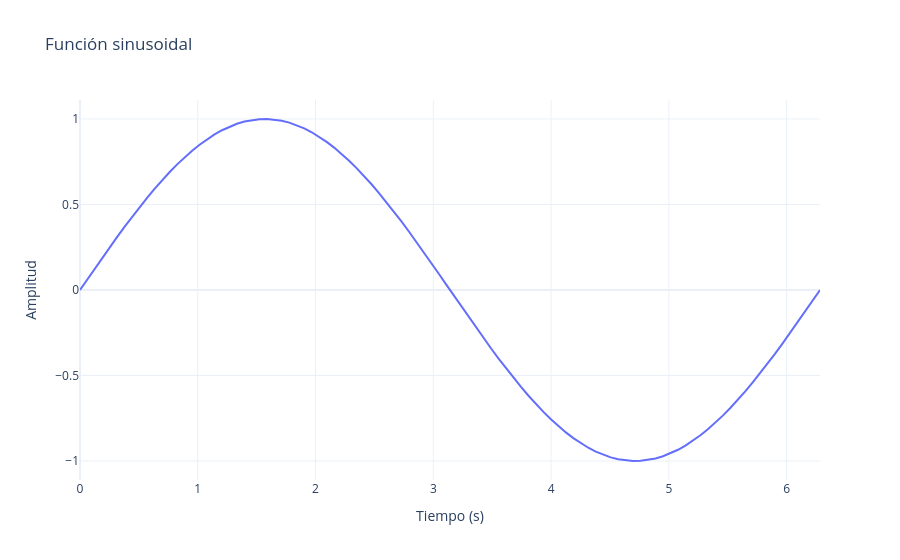

Source (notebook cell):
### Markdown cell above
### 2.1 Gráfica básica

### Code cell
# Python: Gráfica con Plotly
t = np.linspace(0, 2*np.pi, 100)
y = np.sin(t)

fig = go.Figure()
fig.add_trace(go.Scatter(x=t, y=y, mode='lines', name='sin(t)'))
fig.update_layout(
    title='Función sinusoidal',
    xaxis_title='Tiempo (s)',
    yaxis_title='Amplitud',
    template='plotly_white'
)
fig.show()

# Matlab equivalente:
# t = linspace(0, 2*pi, 100);
# y = sin(t);
# plot(t, y)
# title('Función sinusoidal')
# xlabel('Tiempo (s)')
# ylabel('Amplitud')
# grid on
